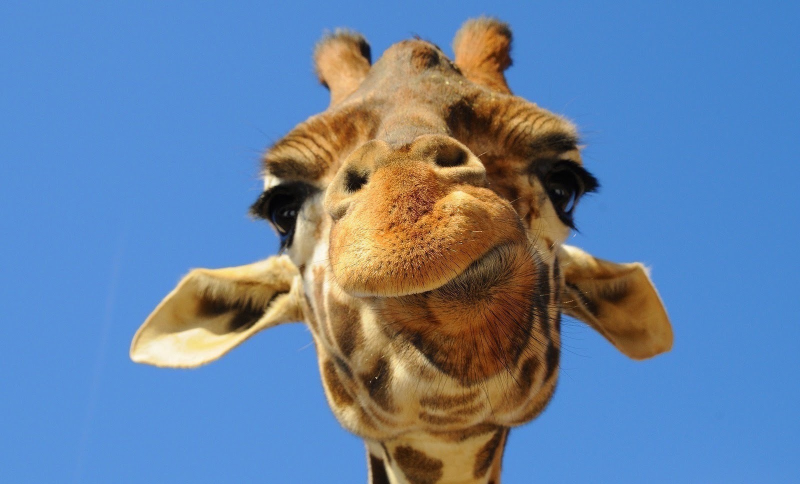
#> input picture test-image.jpeg, 1600 x 968 px (shown at 1/2 size); its folder holds only this picture in this run
$ python make_templates.py . out.png
#> lines starting #> are read from the running program, lines starting #| are printed output that depends on the picture
### utilities.py
from PIL import Image, ImageOps

# CONSTANTS
PIXELATED_SIZE = 340 # number of pixels in conterted image (lowest of height/width)
TEMPLATE_SIDE = 40
VALID_IMAGE_EXTENSIONS = [".jpeg", ".jpg", ".png"]
BLACK_AND_WHITE = True
IMAGES_FOLDER_PATH = "/Users/Charles/Downloads/images"
TEMPLATES_FOLDER_PATH = "/Users/Charles/Downloads/templates"
IMPORT_PREMADE_TEMPLATES = True
MAIN_COLOR_SCALE = False
TRANSFORM_TEMPLATES = True


def findMainColor(img):
    # Find main pixel color in image
    if MAIN_COLOR_SCALE:
        imgScale = img.resize((1,1), resample=Image.Resampling.BILINEAR)
        return imgScale.getpixel((0,0))
    else:
        run_r, run_g, run_b, run_gray = 0,0,0,0
        pixel_count = 0

        height, width = img.size
        for i in range(height):
            for j in range(width):
                if BLACK_AND_WHITE:
                    run_gray += img.getpixel((i, j))
                else:
                    r, g, b = img.getpixel((i, j))
                    run_r += r
                    run_g += g
                    run_b += b
                pixel_count += 1

        avg_r = run_r / pixel_count
        avg_g = run_g / pixel_count
        avg_b = run_b / pixel_count

        if BLACK_AND_WHITE:
            return run_gray / pixel_count
        else:
            return avg_r, avg_g, avg_b


# [22 lines left out: function grayChangeTemplate, not called in this run]

### make_templates.py
from PIL import Image, ImageOps
import sys
from os import listdir
from os.path import isfile, join, splitext, basename
from utilities import *

def collectTemplateFileName(folderPath):
    names = []
    for name in listdir(folderPath):
        if isfile(join(folderPath, name)) and splitext(name)[1].lower() in VALID_IMAGE_EXTENSIONS:
            names.append(join(folderPath, name))
    return names

def transformTemplate(imagePath):
#> called with imagePath = './test-image.jpeg'
    img = Image.open(imagePath)
#> img is the input picture: PIL image 1600x968 RGB; mean R, G, B 102.7, 129.6, 163.5
    img = ImageOps.exif_transpose(img)
    img = img.convert('L') if BLACK_AND_WHITE else img.convert('RGB')
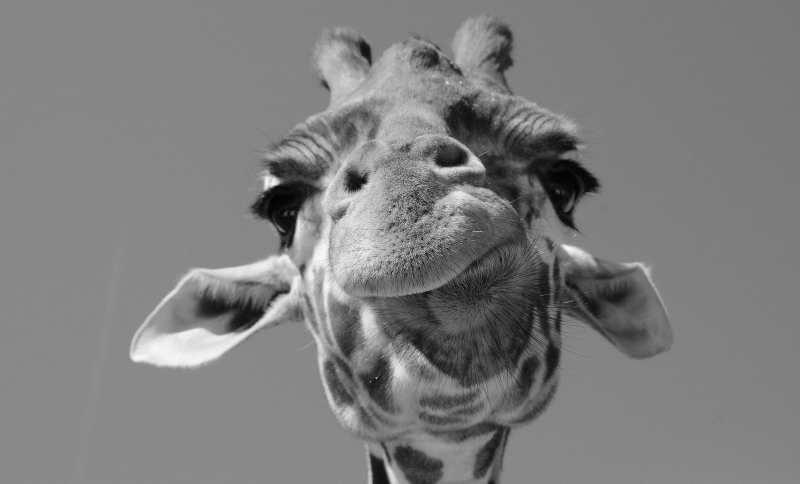
#> img: PIL image 1600x968 L (shown at 1/2 size); min 1, max 251, mean 125.4
    width, height = img.size
#> width = 1600; height = 968

    # Find cropped square image boundaries (centered in image)
    square_side = min(width, height)
#> square_side = 968
    offset = abs(width - height) // 2
#> offset = 316
    left = offset if width > height else 0
#> left = 316
    top = 0 if width > height else offset
#> top = 0
    right = square_side + left
#> right = 1284
    bottom = square_side + top
#> bottom = 968

    # Crop image
    imgCrop = img.crop((left, top, right, bottom))
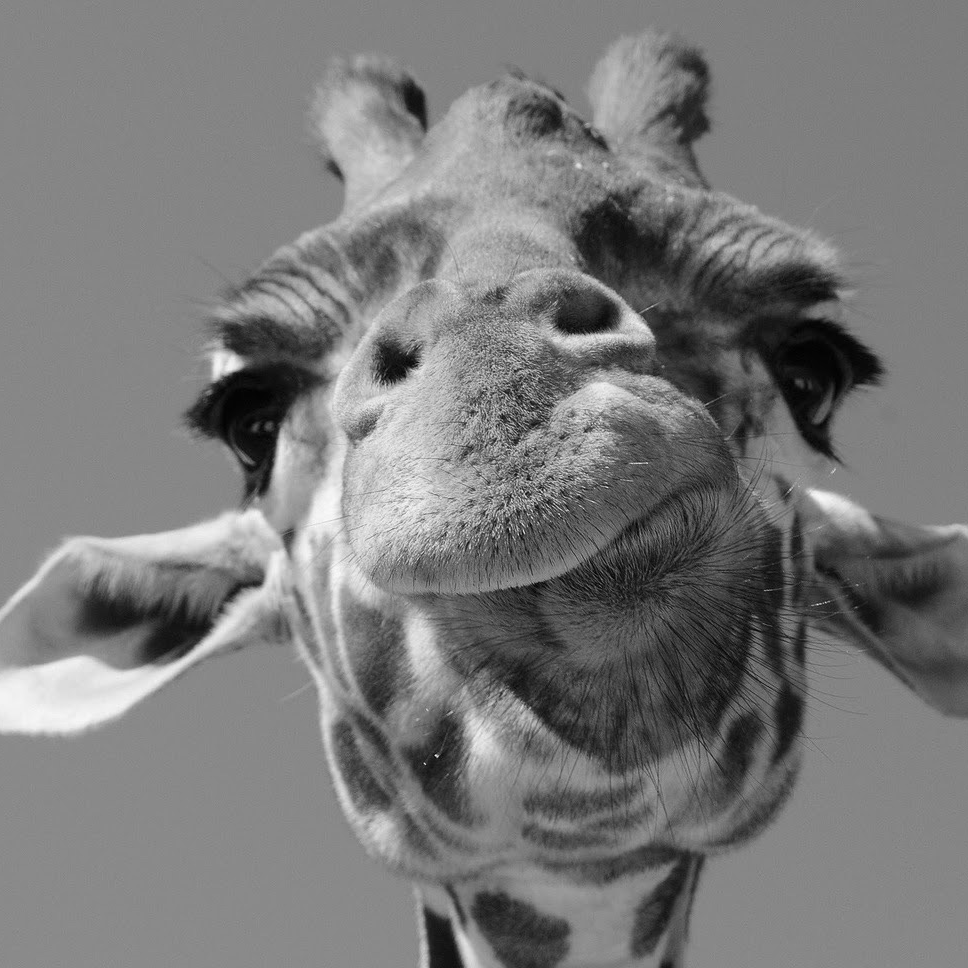
#> imgCrop: PIL image 968x968 L; min 1, max 251, mean 121.5
    imgFinal = imgCrop.resize((TEMPLATE_SIDE,TEMPLATE_SIDE), resample=Image.Resampling.BILINEAR)
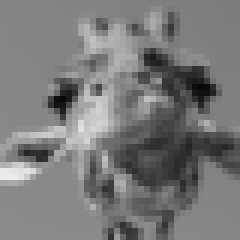
#> imgFinal: PIL image 40x40 L (shown 6 times larger); min 8, max 236, mean 121.5
    return imgFinal


def main():
    if(len(sys.argv) != 3):
        print("Error: Incorrect number of arguments. Usage: python make_templates.py <input folder path> <output folder path>")
        sys.exit(1)

    inputPath = sys.argv[1]
    outputPath = sys.argv[2]

    print("Generating templates from images...")
    templatesPath = collectTemplateFileName(inputPath)


    templates = []
    averages = []
    for i in range(len(templatesPath)):
        temp = transformTemplate(templatesPath[i])
        if TRANSFORM_TEMPLATES:
            templates.append(temp)
            averages.append(findMainColor(temp))
#> after the loop in findMainColor, `for i in range(height):`: pixel_count = 1600; run_b = 0; run_gray = 194341; run_r = 0
        else:
            temp.save(join(outputPath, splitext(basename(templatesPath[i]))[0]+".jpeg"))


    # change image colors
    if TRANSFORM_TEMPLATES:
        # Inefficient prob
        all = zip(averages, templatesPath, templates)
        all = sorted(all)
#> all = 1 item
        newAverages = []
        newPaths = []
        newTemplates = []

        for average, path, template in all:
            newAverages.append(average)
            newPaths.append(path)
            newTemplates.append(template)
#> this loop made 1 pass
#> (average, path) on pass 1: (121.5, './test-image.jpeg')
#> after the loop, newAverages = [121.5]; newPaths = ['./test-image.jpeg']; newTemplates = 1 item


        superDarkenLimit = len(newAverages)//6
#> superDarkenLimit = 0
        darkenLimit = len(newAverages)//3
#> darkenLimit = 0
        superLightenLimit = len(newAverages) - len(newAverages)//5
#> superLightenLimit = 1
        lightenLimit = len(newAverages) - len(newAverages)//3
#> lightenLimit = 1

        for i in range(len(templatesPath)):
            temp = newTemplates[i]
            if i < superDarkenLimit:
                temp = grayChangeTemplate(newTemplates[i], lighten=False, addedOffset=10)
            elif i < darkenLimit:
                temp = grayChangeTemplate(newTemplates[i], lighten=False)
            elif i > superLightenLimit:
                temp = grayChangeTemplate(newTemplates[i], lighten=True, addedOffset=10)
            elif i > lightenLimit:
                temp = grayChangeTemplate(newTemplates[i], lighten=True)

            temp.save(join(outputPath, splitext(basename(templatesPath[i]))[0]+".jpeg"))


    print("Done! Succesfully made", len(templatesPath), "templates")


if __name__ == "__main__":
    main()
